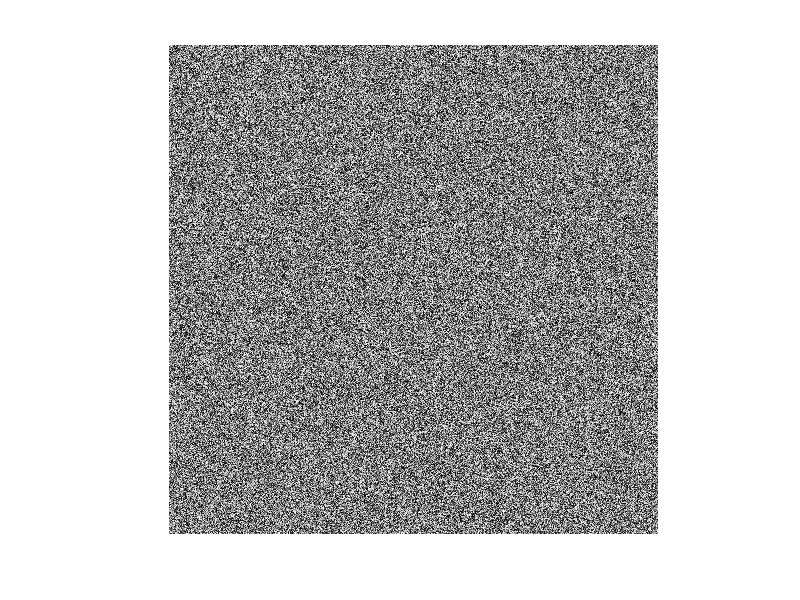

Write MATLAB code to recreate this figure.
clc;
clear all;

numbers = [0 10 20 30 40 50 60 70 80 90 100 110 120 130 140 150 160 170 180 190 200 210 220 230 240 250 255];
numbersSize = size(numbers);

x = 1000;
y = 1000;
imageResult = zeros(x, y);

for i = 1 : x
    for j = 1 : y
        tempIndex = (numbersSize - 2).* rand(1) + 1;
        imageResult(i, j) = numbers( round(tempIndex(2)) );
        if(imageResult(i, j) > 255)
            imageResult(i, j) = 255;
        end
    end
end

image = uint8(imageResult);

figure, imshow(image);